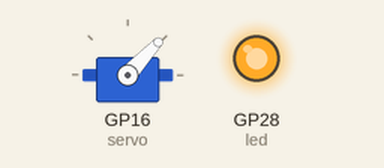
A program run on a simulated Raspberry Pi Pico running MicroPython. Parts: servo, output pins drawn as LEDs (lit = HIGH).

Above: at 2.05 s.
At 3.6 s:
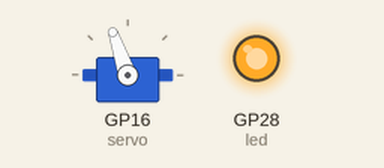
At 5.2 s:
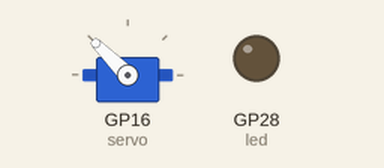
At 8.45 s:
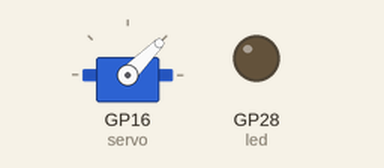
Timing chart, 0 to 10.5 s (numbered marks = the images above):
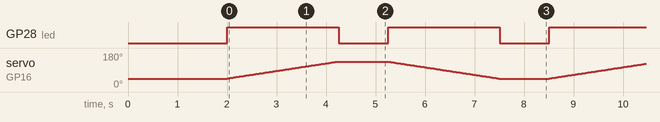

Measured:
- by itself, GP28 (led): alternates HIGH for 2.3 s and LOW for 1.0 s

The program:

blink_servo.py
```python
from machine import Pin, PWM
from servo import Servo
import utime

utime.sleep(1)

### general
min_value = 0
max_value = 65535

### led
led = Pin(28, Pin.OUT)
led.low() # initially OFF

### servo (pulse width range 500 - 2500 us ??)
# servo = PWM(Pin(16, Pin.OUT))
# servo_freq = 50 # Hz
# servo.freq(servo_freq)
# servo_period = 1 / servo_freq # s
# servo_min_pw = 1200 # us
# servo_max_pw = 1700 # us
# servo_min_duty = int((servo_min_pw * 1e-6 / servo_period) * max_value)
# servo_max_duty = int((servo_max_pw * 1e-6 / servo_period) * max_value)
# servo_step_duty = int((servo_min_duty + servo_max_duty) / 180)
#
# servo.duty_u16(servo_min_duty) # initial position 0deg
# utime.sleep(1)
#
# print("servo_min_duty = %d" % servo_min_duty)
# print("servo_max_duty = %d" % servo_max_duty)
# print("servo_step_duty = %d" % servo_step_duty)
# print()

### servo with micropython-servo
servo = Servo(16)
servo.write(45)
utime.sleep(1)

try:
    while True:
        led.high()
#         print("On")
        i = servo.read()
        while i < 135:
            i += 1
            servo.write(i)
            utime.sleep(0.025)
#         i = servo_min_duty
#         servo.duty_u16(i)
#         while i < servo_max_duty:
#             utime.sleep(0.1)
#             i = i + servo_step_duty
#             print(i)
#             servo.duty_u16(i)
        led.low()
#         print("Off")
        utime.sleep(1)
        led.high()
#         print("On")
        while i > 45:
            i -= 1
            servo.write(i)
            utime.sleep(0.025)
#         i = servo_max_duty
#         servo.duty_u16(i)
#         while i > servo_min_duty:
#             utime.sleep(0.1)
#             i = i - servo_step_duty
#             print(i)
#             servo.duty_u16(i)
        led.low()
#         print("Off")
        utime.sleep(1)

except KeyboardInterrupt:
    print("Stopping the program")
#     servo.deinit()
    led.low()
```
